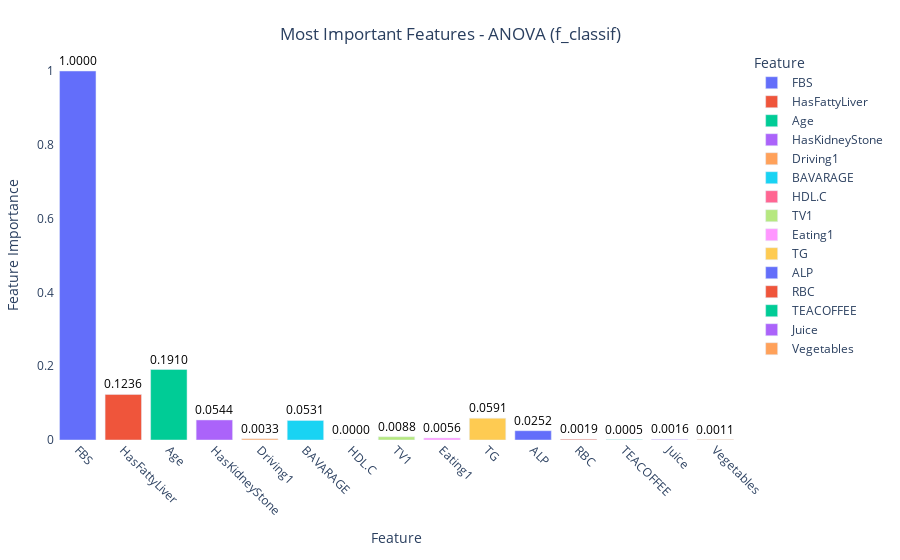
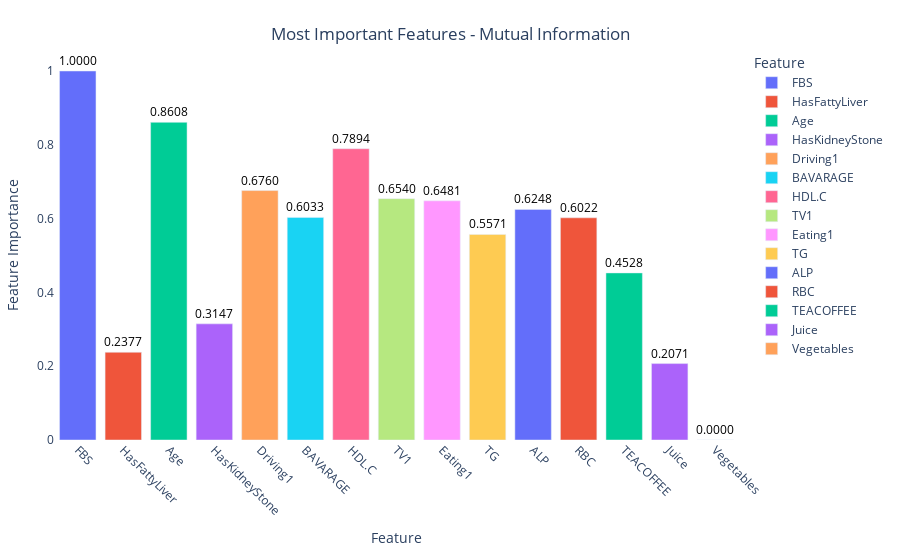
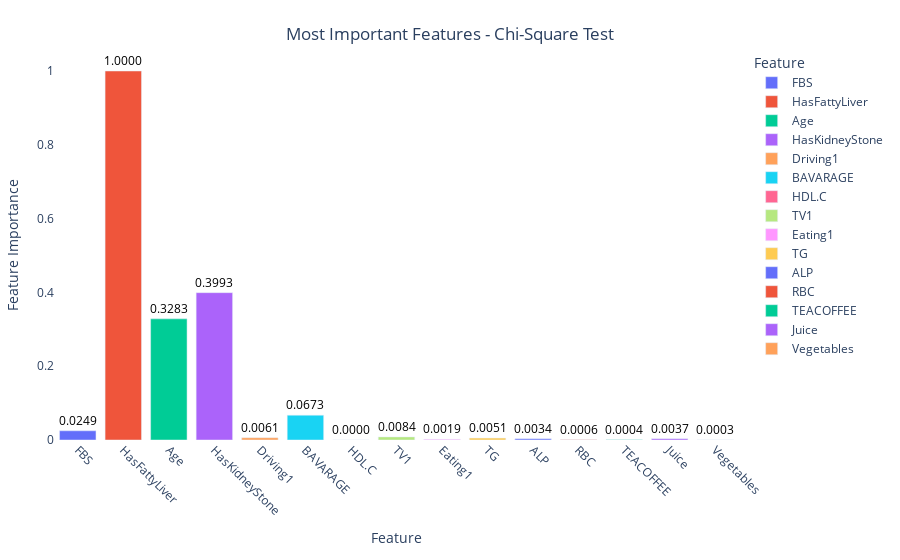
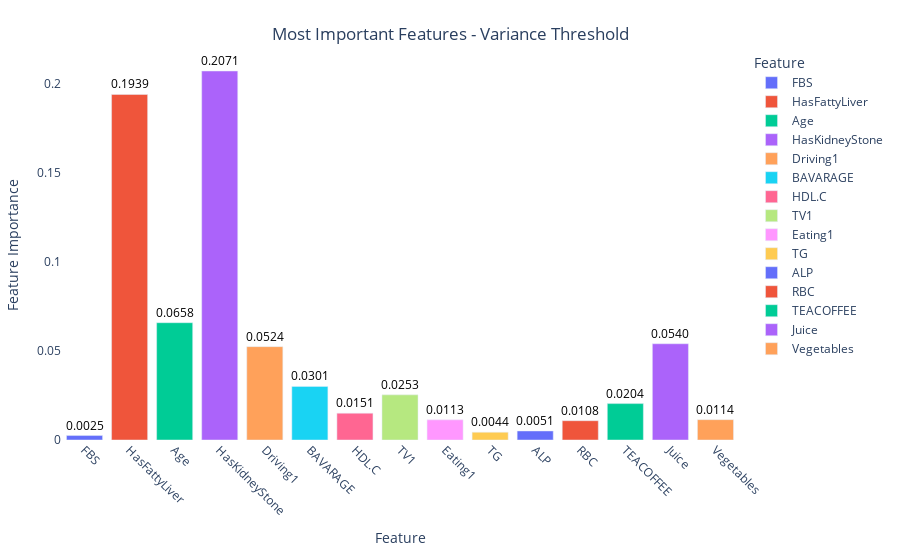

The notebook cell saved with these charts, in order:
### Code cell
import pandas as pd
import plotly.express as px

# Assuming `X` is your DataFrame with the real feature names (predictors)
# Assuming `feature_importances` is a dictionary where each key is a method, 
# and the value is a pandas Series or DataFrame with feature importance scores.

# Convert the feature importances into a DataFrame for visualization
importance_df = pd.DataFrame(feature_importances).T  # Transpose so that methods are rows
importance_df.columns = X_train.columns  # Use the actual feature names from X
importance_df.columns = importance_df.columns.str.replace(r'num_imputer__','')

importance_df = importance_df.reset_index().rename(columns={'index': 'Feature Selection Method'})

# Determine the most important predictors (e.g., top N important features)
top_n = 15  # You can change this number to select more or fewer features

# Aggregate feature importance across all methods by averaging importance scores
importance_avg = importance_df.drop('Feature Selection Method', axis=1).mean(axis=0)

# Get the top N most important features based on average importance across methods
top_features = importance_avg.nlargest(top_n).index

# Filter the original importance DataFrame to include only the top features
importance_top_features_df = importance_df[['Feature Selection Method'] + list(top_features)]

# Melt the DataFrame for better visualization
importance_melted = importance_top_features_df.melt(id_vars=['Feature Selection Method'], 
                                                    var_name='Feature', 
                                                    value_name='Importance')

# Generate separate charts for each feature selection method
for method in importance_melted['Feature Selection Method'].unique():
    # Filter the data for the current method
    method_data = importance_melted[importance_melted['Feature Selection Method'] == method]

    # Create a bar plot for the current method
    fig_importance = px.bar(
        method_data,
        x='Feature',
        y='Importance',
        color='Feature',
        title=f'Most Important Features - {method}',
        labels={'Importance': 'Feature Importance', 'Feature Selection Method': 'Method'},
        height=600,
        category_orders={'Feature': list(top_features)},  # Ensure top features are sorted
        color_continuous_scale='Viridis',  # Use a gradient color scale for visual effect
    )

    # Add annotations for each bar with the importance value
    for i, row in method_data.iterrows():
        fig_importance.add_annotation(
            x=row['Feature'],
            y=row['Importance'],
            text=f"{row['Importance']:.4f}",  # Format to 4 decimal places
            showarrow=False,
            font=dict(size=12, color='black'),
            align="center",
            yanchor="bottom"  # Corrected from "verticalalignment"
        )

    # Update plot layout for better presentation
    fig_importance.update_layout(
        legend_title="Feature",
        xaxis_title="Feature",
        yaxis_title="Feature Importance",
        xaxis={'tickangle': 45, 'showgrid': False},  # Rotate feature labels for readability
        yaxis={'showgrid': True, 'gridcolor': 'rgba(255, 255, 255, 0.3)'},  # Add gridlines
        plot_bgcolor='rgba(0,0,0,0)',  # Make background transparent
        margin=dict(t=50, b=120, l=50, r=50),  # Adjust margins
        title_x=0.5,  # Center the title
        title_y=0.95,  # Move title to top
    )

    # Show the plot for the current method
    fig_importance.show()
    title=str(f'Most Important Features - {method}')
    fig_importance.write_image("Images/"+title + ".png", scale=6)
